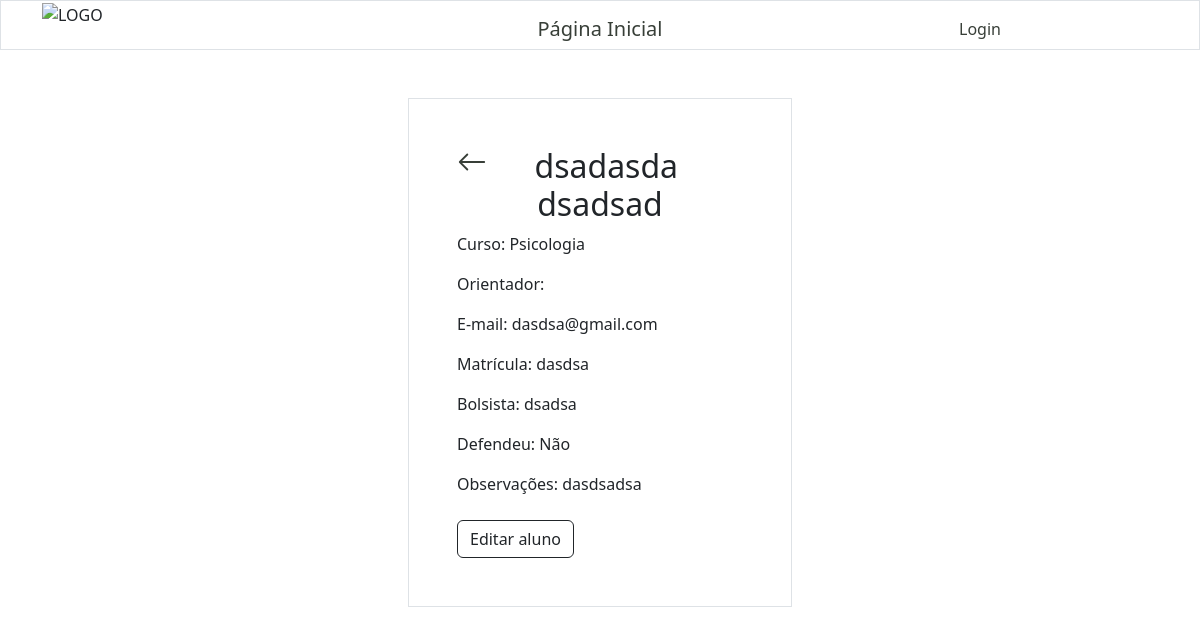
Page /alunos/alunoInfo/23/ on the earlier database version.
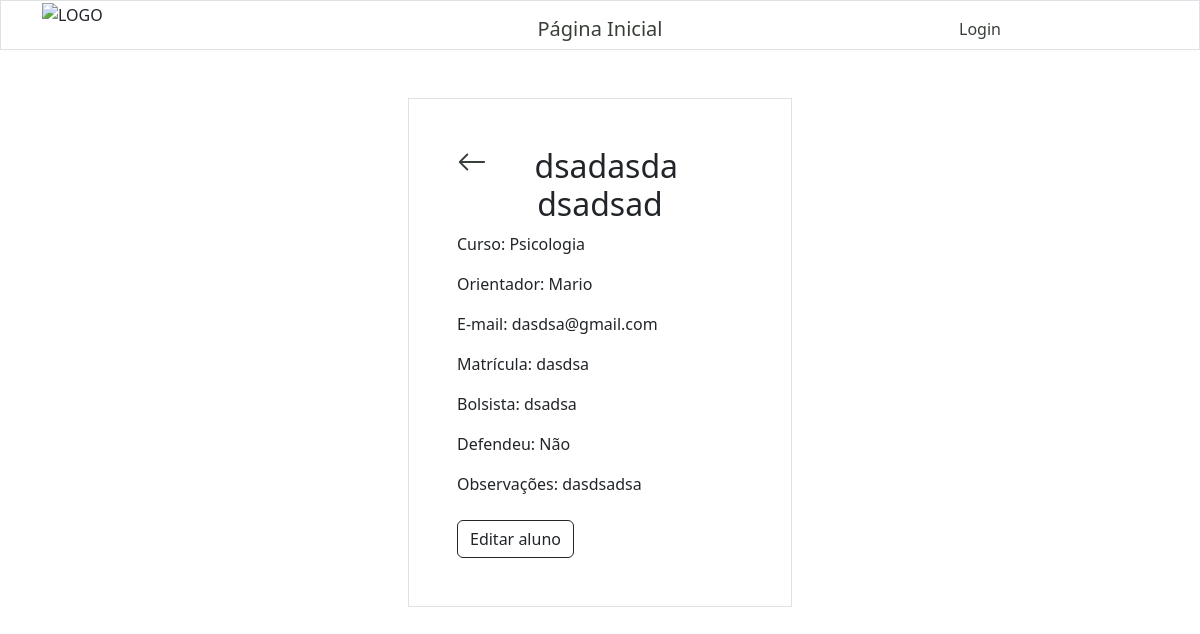
Same page on the later database version.
### alunos/models.py (models this page shows, shortened)
class Aluno(models.Model):
    nome = models.CharField(max_length=255)
    sobrenome = models.CharField(max_length=255)
    curso = models.ForeignKey(Turma, on_delete=models.SET_NULL, null=True)
    orientadores = models.ManyToManyField('docentes.Docente', related_name='alunos_orientados')
    defesa = models.BooleanField(blank=True)
    data_defesa = models.DateField(null=True, blank=True)
    artigo = models.URLField(max_length=400, blank=True)
    bolsista = models.CharField(max_length=30, null=True, blank=True)
    obs = models.TextField(max_length=255, blank=True)
    email = models.EmailField(max_length=255, null=True)
    matricula = models.CharField(max_length=20, null=True)
    SITUACAO_CHOICES = [
        ("E", "Em andamento"),
        ("J", "Jubilado"),
        ("D", "Desistência"),
        ("T", "Trancamento"),
        ("C", "Concluído"),
    ]
    situacao = models.CharField(max_length=2, choices=SITUACAO_CHOICES, default='E')
    motivo = models.TextField(null=True, blank=True)

### turmas/models.py (models this page shows, shortened)
class Turma(models.Model):
    nome = models.CharField(max_length=255)
    vagas = models.IntegerField(null=True)
    curso = models.CharField(max_length=255)
    data_de_inicio = models.DateField(null=True)
    data_de_criacao = models.DateField(default=timezone.now)

### docentes/models.py (models this page shows, shortened)
class Docente(models.Model):
    nome = models.CharField(max_length=255)
    sobrenome = models.CharField(max_length=255, null=True)
    email = models.EmailField(max_length=255, null=True)
    orientados = models.ManyToManyField(Aluno, related_name='docentes_orientadores', blank=True)

### alunos/views.py (the view)
# urls.py: path('<str:prefix>/alunoInfo/<int:id>/', views.alunoInfo, name='alunoInfo'),
def alunoInfo(request, prefix, id):
    alunoID = get_object_or_404(Aluno, id=id)
    context = {'alunoID': alunoID, 'prefix': prefix}
    return render(request, 'alunoInfo.html', context)

### alunos/templates/alunoInfo.html (shortened to what this page needs)
{% extends "master.html" %}
{% block content %}
    {% include "header.html" %}
    <div class="row">
        <div class="col"></div>
        <div class="col">
            <div class="container p-5 my-5 border">
                <div class="row">
                    <div class="col">
                        <a href="/alunos">
                            <svg xmlns="http://www.w3.org/2000/svg" width="30" height="30" fill="currentColor" class="bi bi-arrow-left" viewBox="0 0 16 16">
                                <path fill-rule="evenodd" d="M15 8a.5.5 0 0 0-.5-.5H2.707l3.147-3.146a.5.5 0 1 0-.708-.708l-4 4a.5.5 0 0 0 0 .708l4 4a.5.5 0 0 0 .708-.708L2.707 8.5H14.5A.5.5 0 0 0 15 8"/>
                            </svg>
                        </a>
                    </div>
                    <div class="col-6">
                        <h2 class="text-center">
                            {{ alunoID.nome }} {{ alunoID.sobrenome }}
                        </h2>
                    </div>
                    <div class="col"></div>
                </div>
                <p>Curso: {{ alunoID.curso.curso }}</p>
                {% if alunoID.orientadores.count > 1 %}
                    <p>Orientadores:
                        {% for orientador in alunoID.orientadores.all %}
                            {{ orientador.nome }}
                            {% if forloop.counter == alunoID.orientadores.all|length|add:-1 %}
                                e
                            {% elif not forloop.last %}
                                ,
                            {% endif %}
                        {% endfor %}
                    </p>
                {% else %}
                    <p>Orientador: {{ alunoID.orientadores.first.nome }}</p>
                {% endif %}
                <p>E-mail: {{ alunoID.email }}</p>
                <p>Matrícula: {{ alunoID.matricula }}</p>
                <p>Bolsista: {{ alunoID.bolsista }}</p>
                <p>Defendeu:
                    {% if alunoID.defesa%}
                    Sim</p>
                    <p>Data de defesa: {{alunoID.data_defesa}} <br>
                    <p><a href="{{ alunoID.artigo }}">
                    <button type="button" style="width:10;height:10" class="btn btn-outline-info">Acessar artigo</button></a></p>
                    {%else%}
                    Não
                    {% endif %}
                </p>
                <p>Observações: {{ alunoID.obs }}</p>
                <div class="container px-0 mt-4">
                    <a href="{% url 'editar_aluno' alunoID.id %}">
                        <button type="button" class="btn btn-outline-dark">
                            Editar aluno
                        </button>
                    </a>
                </div>
            </div>
        </div>
        <div class="col"></div>
    </div>
{% endblock %}

Differences in the rows shown:
changed Aluno "dsadasda": orientadores.first.nome (not shown) → "Mario"
